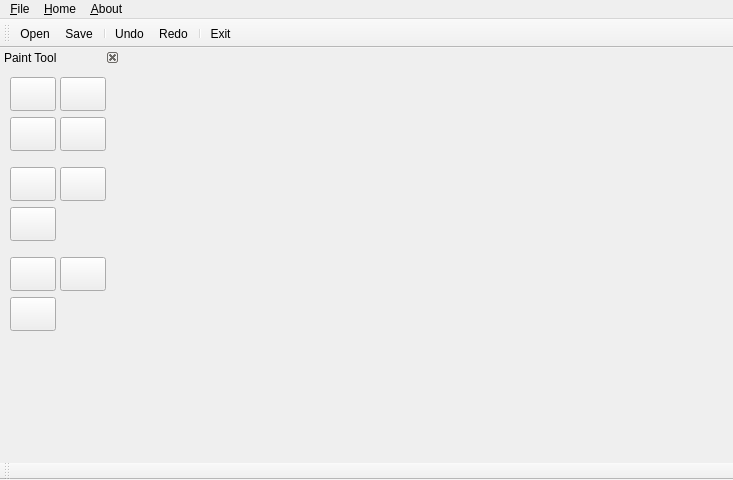
<?xml version="1.0" encoding="UTF-8"?>
<ui version="4.0">
 <class>App</class>
 <widget class="QMainWindow" name="App">
  <property name="geometry">
   <rect>
    <x>0</x>
    <y>0</y>
    <width>733</width>
    <height>480</height>
   </rect>
  </property>
  <property name="windowTitle">
   <string>MainWindow</string>
  </property>
  <widget class="QWidget" name="centralWidget"/>
  <widget class="QMenuBar" name="menuBar">
   <property name="geometry">
    <rect>
     <x>0</x>
     <y>0</y>
     <width>733</width>
     <height>22</height>
    </rect>
   </property>
   <widget class="QMenu" name="menuFile">
    <property name="title">
     <string>&amp;File</string>
    </property>
    <widget class="QMenu" name="saveAsMenu">
     <property name="title">
      <string>Save as ...</string>
     </property>
    </widget>
    <addaction name="actionOpen"/>
    <addaction name="actionSave"/>
    <addaction name="saveAsMenu"/>
    <addaction name="separator"/>
    <addaction name="actionExit"/>
   </widget>
   <widget class="QMenu" name="menuOptions">
    <property name="title">
     <string>&amp;Home</string>
    </property>
    <widget class="QMenu" name="menuThemes">
     <property name="title">
      <string>Themes</string>
     </property>
     <addaction name="actionDark"/>
     <addaction name="actionLight"/>
    </widget>
    <addaction name="menuThemes"/>
   </widget>
   <widget class="QMenu" name="menuAbout">
    <property name="title">
     <string>&amp;About</string>
    </property>
    <addaction name="actionInfo"/>
   </widget>
   <addaction name="menuFile"/>
   <addaction name="menuOptions"/>
   <addaction name="menuAbout"/>
  </widget>
  <widget class="QToolBar" name="toolBar">
   <property name="windowTitle">
    <string>toolBar</string>
   </property>
   <attribute name="toolBarArea">
    <enum>BottomToolBarArea</enum>
   </attribute>
   <attribute name="toolBarBreak">
    <bool>false</bool>
   </attribute>
  </widget>
  <widget class="QDockWidget" name="dockWidget">
   <property name="sizePolicy">
    <sizepolicy hsizetype="Preferred" vsizetype="Preferred">
     <horstretch>0</horstretch>
     <verstretch>0</verstretch>
    </sizepolicy>
   </property>
   <property name="minimumSize">
    <size>
     <width>120</width>
     <height>80</height>
    </size>
   </property>
   <property name="maximumSize">
    <size>
     <width>120</width>
     <height>300</height>
    </size>
   </property>
   <property name="autoFillBackground">
    <bool>true</bool>
   </property>
   <property name="features">
    <set>QDockWidget::DockWidgetClosable</set>
   </property>
   <property name="allowedAreas">
    <set>Qt::LeftDockWidgetArea</set>
   </property>
   <property name="windowTitle">
    <string>Paint Tool</string>
   </property>
   <attribute name="dockWidgetArea">
    <number>1</number>
   </attribute>
   <widget class="QWidget" name="dockWidgetContents">
    <widget class="QPushButton" name="penBtn">
     <property name="geometry">
      <rect>
       <x>10</x>
       <y>10</y>
       <width>46</width>
       <height>34</height>
      </rect>
     </property>
     <property name="focusPolicy">
      <enum>Qt::StrongFocus</enum>
     </property>
     <property name="toolTip">
      <string>&lt;html&gt;&lt;head/&gt;&lt;body&gt;&lt;p&gt;Pen&lt;/p&gt;&lt;/body&gt;&lt;/html&gt;</string>
     </property>
     <property name="text">
      <string/>
     </property>
     <property name="icon">
      <iconset resource="Resources.qrc">
       <normaloff>:/images/icons8-pen-24.png</normaloff>:/images/icons8-pen-24.png</iconset>
     </property>
     <property name="iconSize">
      <size>
       <width>28</width>
       <height>28</height>
      </size>
     </property>
     <property name="shortcut">
      <string notr="true"/>
     </property>
     <property name="checkable">
      <bool>false</bool>
     </property>
    </widget>
    <widget class="QPushButton" name="brushBtn">
     <property name="geometry">
      <rect>
       <x>60</x>
       <y>10</y>
       <width>46</width>
       <height>34</height>
      </rect>
     </property>
     <property name="toolTip">
      <string>&lt;html&gt;&lt;head/&gt;&lt;body&gt;&lt;p&gt;Brush&lt;/p&gt;&lt;/body&gt;&lt;/html&gt;</string>
     </property>
     <property name="text">
      <string/>
     </property>
     <property name="icon">
      <iconset resource="Resources.qrc">
       <normaloff>:/images/icons8-cosmetic-brush-52.png</normaloff>:/images/icons8-cosmetic-brush-52.png</iconset>
     </property>
     <property name="iconSize">
      <size>
       <width>28</width>
       <height>28</height>
      </size>
     </property>
     <property name="checkable">
      <bool>false</bool>
     </property>
     <property name="checked">
      <bool>false</bool>
     </property>
    </widget>
    <widget class="QPushButton" name="eraserBtn">
     <property name="geometry">
      <rect>
       <x>10</x>
       <y>50</y>
       <width>46</width>
       <height>34</height>
      </rect>
     </property>
     <property name="toolTip">
      <string>&lt;html&gt;&lt;head/&gt;&lt;body&gt;&lt;p&gt;Eraser&lt;/p&gt;&lt;/body&gt;&lt;/html&gt;</string>
     </property>
     <property name="text">
      <string/>
     </property>
     <property name="icon">
      <iconset resource="Resources.qrc">
       <normaloff>:/images/icons8-erase-48.png</normaloff>:/images/icons8-erase-48.png</iconset>
     </property>
     <property name="iconSize">
      <size>
       <width>28</width>
       <height>28</height>
      </size>
     </property>
     <property name="checkable">
      <bool>false</bool>
     </property>
    </widget>
    <widget class="QPushButton" name="bucketBtn">
     <property name="geometry">
      <rect>
       <x>60</x>
       <y>50</y>
       <width>46</width>
       <height>34</height>
      </rect>
     </property>
     <property name="toolTip">
      <string>&lt;html&gt;&lt;head/&gt;&lt;body&gt;&lt;p&gt;Fill Bucket&lt;/p&gt;&lt;/body&gt;&lt;/html&gt;</string>
     </property>
     <property name="text">
      <string/>
     </property>
     <property name="icon">
      <iconset resource="Resources.qrc">
       <normaloff>:/images/icons8-fill-color-52.png</normaloff>:/images/icons8-fill-color-52.png</iconset>
     </property>
     <property name="iconSize">
      <size>
       <width>28</width>
       <height>28</height>
      </size>
     </property>
     <property name="checkable">
      <bool>false</bool>
     </property>
    </widget>
    <widget class="QPushButton" name="lineBtn">
     <property name="geometry">
      <rect>
       <x>10</x>
       <y>100</y>
       <width>46</width>
       <height>34</height>
      </rect>
     </property>
     <property name="toolTip">
      <string>&lt;html&gt;&lt;head/&gt;&lt;body&gt;&lt;p&gt;Line&lt;/p&gt;&lt;/body&gt;&lt;/html&gt;</string>
     </property>
     <property name="text">
      <string/>
     </property>
     <property name="icon">
      <iconset resource="Resources.qrc">
       <normaloff>:/images/icons8-line-48.png</normaloff>:/images/icons8-line-48.png</iconset>
     </property>
     <property name="iconSize">
      <size>
       <width>28</width>
       <height>28</height>
      </size>
     </property>
     <property name="checkable">
      <bool>false</bool>
     </property>
    </widget>
    <widget class="QPushButton" name="rectBtn">
     <property name="geometry">
      <rect>
       <x>60</x>
       <y>100</y>
       <width>46</width>
       <height>34</height>
      </rect>
     </property>
     <property name="toolTip">
      <string>&lt;html&gt;&lt;head/&gt;&lt;body&gt;&lt;p&gt;Rectangle&lt;/p&gt;&lt;/body&gt;&lt;/html&gt;</string>
     </property>
     <property name="text">
      <string/>
     </property>
     <property name="icon">
      <iconset resource="Resources.qrc">
       <normaloff>:/images/icons8-rectangle-96.png</normaloff>:/images/icons8-rectangle-96.png</iconset>
     </property>
     <property name="iconSize">
      <size>
       <width>28</width>
       <height>28</height>
      </size>
     </property>
     <property name="checkable">
      <bool>false</bool>
     </property>
    </widget>
    <widget class="QPushButton" name="circleBtn">
     <property name="geometry">
      <rect>
       <x>10</x>
       <y>140</y>
       <width>46</width>
       <height>34</height>
      </rect>
     </property>
     <property name="toolTip">
      <string>&lt;html&gt;&lt;head/&gt;&lt;body&gt;&lt;p&gt;Circle&lt;/p&gt;&lt;/body&gt;&lt;/html&gt;</string>
     </property>
     <property name="text">
      <string/>
     </property>
     <property name="icon">
      <iconset resource="Resources.qrc">
       <normaloff>:/images/icons8-circle-48.png</normaloff>:/images/icons8-circle-48.png</iconset>
     </property>
     <property name="iconSize">
      <size>
       <width>28</width>
       <height>28</height>
      </size>
     </property>
     <property name="checkable">
      <bool>false</bool>
     </property>
    </widget>
    <widget class="QPushButton" name="colorBtn">
     <property name="geometry">
      <rect>
       <x>10</x>
       <y>190</y>
       <width>46</width>
       <height>34</height>
      </rect>
     </property>
     <property name="toolTip">
      <string>&lt;html&gt;&lt;head/&gt;&lt;body&gt;&lt;p&gt;Color Panel&lt;/p&gt;&lt;/body&gt;&lt;/html&gt;</string>
     </property>
     <property name="text">
      <string/>
     </property>
     <property name="icon">
      <iconset resource="Resources.qrc">
       <normaloff>:/images/icons8-color-mode-48.png</normaloff>:/images/icons8-color-mode-48.png</iconset>
     </property>
     <property name="iconSize">
      <size>
       <width>28</width>
       <height>28</height>
      </size>
     </property>
    </widget>
    <widget class="QPushButton" name="widthBtn">
     <property name="geometry">
      <rect>
       <x>60</x>
       <y>190</y>
       <width>46</width>
       <height>34</height>
      </rect>
     </property>
     <property name="toolTip">
      <string>&lt;html&gt;&lt;head/&gt;&lt;body&gt;&lt;p&gt;Width size&lt;/p&gt;&lt;/body&gt;&lt;/html&gt;</string>
     </property>
     <property name="text">
      <string/>
     </property>
     <property name="icon">
      <iconset resource="Resources.qrc">
       <normaloff>:/images/width.png</normaloff>:/images/width.png</iconset>
     </property>
     <property name="iconSize">
      <size>
       <width>28</width>
       <height>28</height>
      </size>
     </property>
    </widget>
    <widget class="QPushButton" name="clearBtn">
     <property name="geometry">
      <rect>
       <x>10</x>
       <y>230</y>
       <width>46</width>
       <height>34</height>
      </rect>
     </property>
     <property name="toolTip">
      <string>&lt;html&gt;&lt;head/&gt;&lt;body&gt;&lt;p&gt;Clear screen&lt;/p&gt;&lt;/body&gt;&lt;/html&gt;</string>
     </property>
     <property name="text">
      <string/>
     </property>
     <property name="icon">
      <iconset resource="Resources.qrc">
       <normaloff>:/images/icons8-cls-50.png</normaloff>:/images/icons8-cls-50.png</iconset>
     </property>
     <property name="iconSize">
      <size>
       <width>28</width>
       <height>28</height>
      </size>
     </property>
     <property name="checkable">
      <bool>false</bool>
     </property>
    </widget>
   </widget>
  </widget>
  <widget class="QToolBar" name="toolBar_2">
   <property name="windowTitle">
    <string>toolBar_2</string>
   </property>
   <attribute name="toolBarArea">
    <enum>TopToolBarArea</enum>
   </attribute>
   <attribute name="toolBarBreak">
    <bool>false</bool>
   </attribute>
   <addaction name="actionOpen"/>
   <addaction name="actionSave"/>
   <addaction name="separator"/>
   <addaction name="actionUndo"/>
   <addaction name="actionRedo"/>
   <addaction name="separator"/>
   <addaction name="actionExit"/>
  </widget>
  <action name="actionClear">
   <property name="icon">
    <iconset resource="Resources.qrc">
     <normaloff>:/images/clear.png</normaloff>:/images/clear.png</iconset>
   </property>
   <property name="text">
    <string>&amp;Clear</string>
   </property>
  </action>
  <action name="actionExit">
   <property name="icon">
    <iconset resource="Resources.qrc">
     <normaloff>:/images/icons8-exit-64.png</normaloff>:/images/icons8-exit-64.png</iconset>
   </property>
   <property name="text">
    <string>&amp;Exit</string>
   </property>
  </action>
  <action name="actionUndo">
   <property name="icon">
    <iconset resource="Resources.qrc">
     <normaloff>:/images/icons8-undo-64.png</normaloff>:/images/icons8-undo-64.png</iconset>
   </property>
   <property name="text">
    <string>&amp;Undo</string>
   </property>
   <property name="shortcut">
    <string>Ctrl+Z</string>
   </property>
  </action>
  <action name="actionRedo">
   <property name="icon">
    <iconset resource="Resources.qrc">
     <normaloff>:/images/icons8-redo-64.png</normaloff>:/images/icons8-redo-64.png</iconset>
   </property>
   <property name="text">
    <string>&amp;Redo</string>
   </property>
   <property name="shortcut">
    <string>Ctrl+R</string>
   </property>
  </action>
  <action name="actionSave">
   <property name="icon">
    <iconset resource="Resources.qrc">
     <normaloff>:/images/icons8-save-48.png</normaloff>:/images/icons8-save-48.png</iconset>
   </property>
   <property name="text">
    <string>&amp;Save</string>
   </property>
   <property name="toolTip">
    <string>Save file</string>
   </property>
   <property name="shortcut">
    <string>Ctrl+S</string>
   </property>
  </action>
  <action name="actionBrush">
   <property name="icon">
    <iconset resource="Resources.qrc">
     <normaloff>:/images/icons8-cosmetic-brush-52.png</normaloff>:/images/icons8-cosmetic-brush-52.png</iconset>
   </property>
   <property name="text">
    <string>&amp;Brush</string>
   </property>
  </action>
  <action name="actionLine">
   <property name="icon">
    <iconset resource="Resources.qrc">
     <normaloff>:/images/line.png</normaloff>:/images/line.png</iconset>
   </property>
   <property name="text">
    <string>&amp;Line</string>
   </property>
  </action>
  <action name="actionRectangle">
   <property name="icon">
    <iconset resource="Resources.qrc">
     <normaloff>:/images/rect.png</normaloff>:/images/rect.png</iconset>
   </property>
   <property name="text">
    <string>&amp;Rectangle</string>
   </property>
  </action>
  <action name="actionEllipse">
   <property name="icon">
    <iconset resource="Resources.qrc">
     <normaloff>:/images/circle.png</normaloff>:/images/circle.png</iconset>
   </property>
   <property name="text">
    <string>&amp;Ellipse</string>
   </property>
  </action>
  <action name="actionColor">
   <property name="icon">
    <iconset resource="Resources.qrc">
     <normaloff>:/images/palette.png</normaloff>:/images/palette.png</iconset>
   </property>
   <property name="text">
    <string>&amp;Color</string>
   </property>
   <property name="toolTip">
    <string>Select color to draw</string>
   </property>
  </action>
  <action name="actionWidth">
   <property name="icon">
    <iconset resource="Resources.qrc">
     <normaloff>:/images/width.png</normaloff>:/images/width.png</iconset>
   </property>
   <property name="text">
    <string>&amp;Width</string>
   </property>
   <property name="toolTip">
    <string>Set line width</string>
   </property>
  </action>
  <action name="actionInfo">
   <property name="icon">
    <iconset resource="Resources.qrc">
     <normaloff>:/images/info.png</normaloff>:/images/info.png</iconset>
   </property>
   <property name="text">
    <string>&amp;Info</string>
   </property>
  </action>
  <action name="actionOpen">
   <property name="icon">
    <iconset resource="Resources.qrc">
     <normaloff>:/images/icons8-add-file-64.png</normaloff>:/images/icons8-add-file-64.png</iconset>
   </property>
   <property name="text">
    <string>Open</string>
   </property>
   <property name="toolTip">
    <string>New file</string>
   </property>
   <property name="shortcut">
    <string>Ctrl+O</string>
   </property>
  </action>
  <action name="actionDark">
   <property name="checkable">
    <bool>true</bool>
   </property>
   <property name="icon">
    <iconset resource="Resources.qrc">
     <normaloff>:/images/icons8-single-page-mode-48.png</normaloff>:/images/icons8-single-page-mode-48.png</iconset>
   </property>
   <property name="text">
    <string>Dark</string>
   </property>
   <property name="toolTip">
    <string>Dark Mode</string>
   </property>
  </action>
  <action name="actionLight">
   <property name="checkable">
    <bool>true</bool>
   </property>
   <property name="icon">
    <iconset resource="Resources.qrc">
     <normaloff>:/images/icons8-single-page-mode-light-48.png</normaloff>:/images/icons8-single-page-mode-light-48.png</iconset>
   </property>
   <property name="text">
    <string>Light</string>
   </property>
   <property name="toolTip">
    <string>Light Mode</string>
   </property>
  </action>
 </widget>
 <layoutdefault spacing="6" margin="11"/>
 <resources>
  <include location="Resources.qrc"/>
 </resources>
 <connections/>
</ui>
